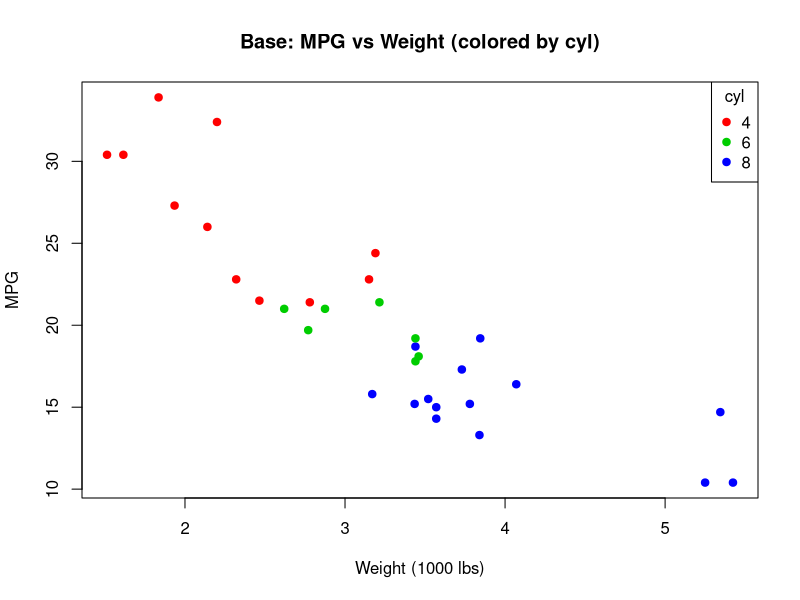
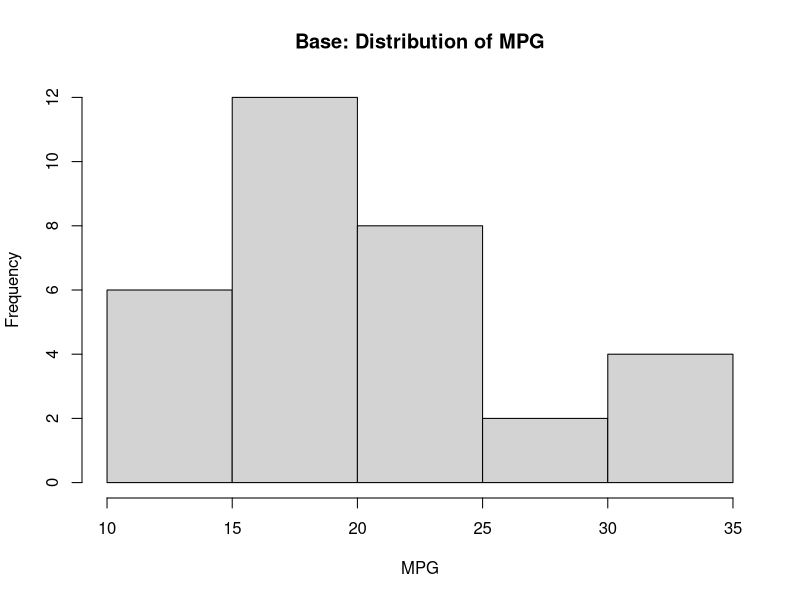
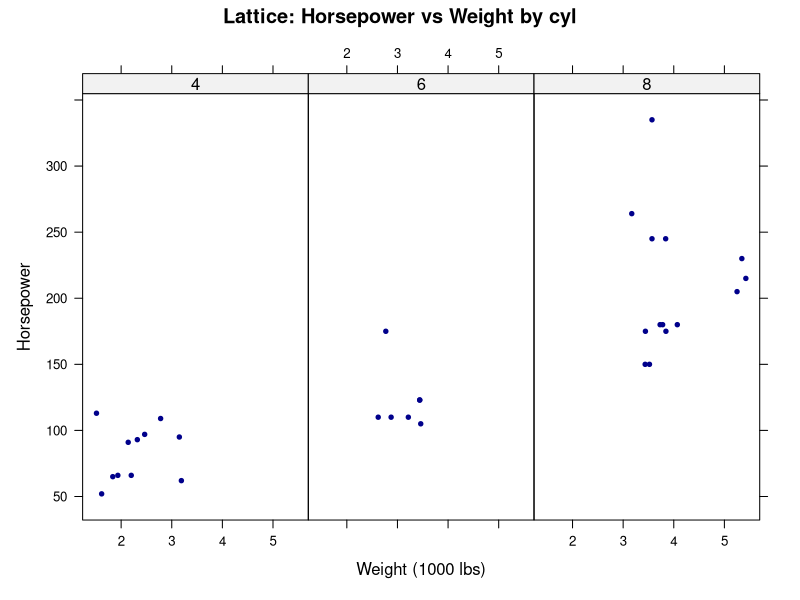
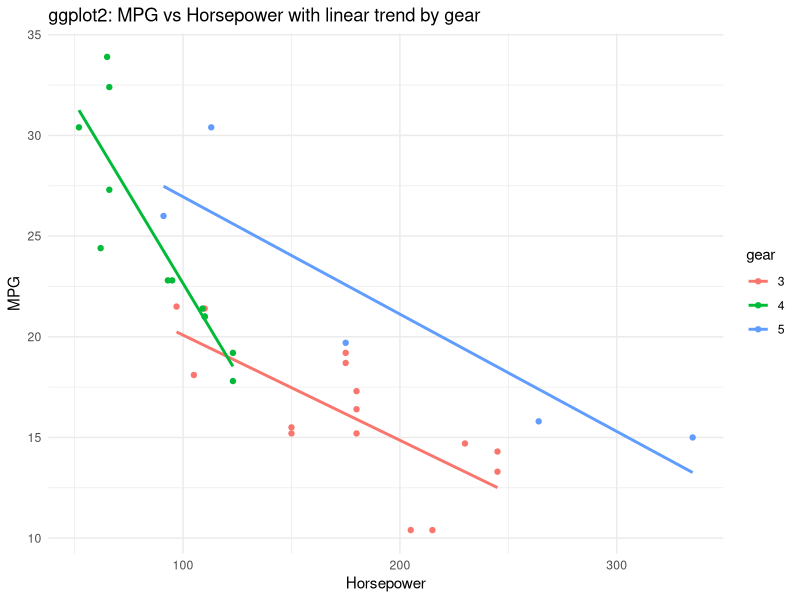

Write R code to recreate these figures, in order.
# assignment9.R
# setup
library(lattice)
library(ggplot2)

# load data
data("mtcars", package = "datasets")
cat("head(mtcars):\n"); print(head(mtcars))
cat("\nstr(mtcars):\n"); str(mtcars)

# create output folder
# out_dir <- "assignment9_mtcars_plots"
# if (!dir.exists(out_dir)) dir.create(out_dir)

# Scatter mpg vs wt colored by cylinder
cols <- c("red","green3","blue")[as.factor(mtcars$cyl)]
plot(mtcars$wt, mtcars$mpg,
     col = cols, pch = 19,
     xlab = "Weight (1000 lbs)",
     ylab = "MPG",
     main = "Base: MPG vs Weight (colored by cyl)")
legend("topright", legend = sort(unique(mtcars$cyl)),
       col = c("red","green3","blue"), pch = 19, title = "cyl")

# histogram of mpg
hist(mtcars$mpg,
     breaks = 8,
     main = "Base: Distribution of MPG",
     xlab = "MPG")

# Lattice: horsepower vs weight conditioned by cyl
# use print() so it shows when sourcing the script
lp <- xyplot(hp ~ wt | factor(cyl),
             data = mtcars,
             layout = c(3,1),
             main = "Lattice: Horsepower vs Weight by cyl",
             xlab = "Weight (1000 lbs)",
             ylab = "Horsepower",
             pch = 20, col = "darkblue")
print(lp)

# ggplot2: mpg vs hp with smoothing by gear
p <- ggplot(mtcars, aes(x = hp, y = mpg, color = factor(gear))) +
  geom_point() +
  geom_smooth(method = "lm", se = FALSE) +
  labs(title = "ggplot2: MPG vs Horsepower with linear trend by gear",
       x = "Horsepower",
       y = "MPG",
       color = "gear") +
  theme_minimal()
print(p)

cat("\nA few rows of mtcars (for blog):\n"); print(head(mtcars, 6))
cat("\nSummary (first few cols):\n"); print(summary(mtcars)[1:4])
